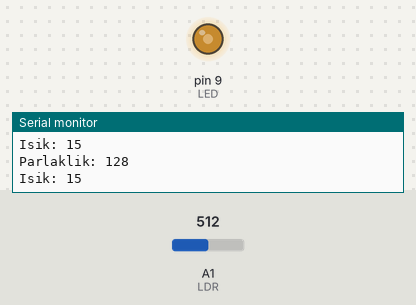
A sketch run on a simulated Arduino Uno, built with avr-gcc and run on an emulated ATmega328P. On the bench: output pins drawn as LEDs (lit = HIGH), the last lines printed to the serial monitor. The test bench sets the inputs (shaded band); at power-on: A1 (LDR) = 512.

Above: at 1.2 s.
1.3 s: A1 (LDR) set to 306
At 1.6 s:
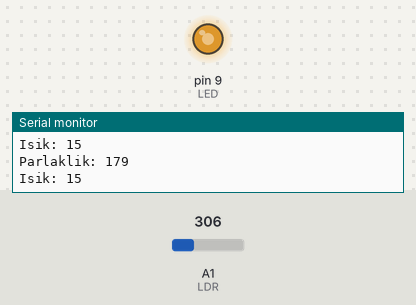
2.8 s: A1 (LDR) set to 619
At 3.3 s:
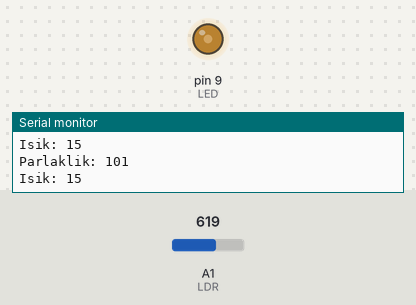
5.8 s: A1 (LDR) set to 635
At 7.0 s:
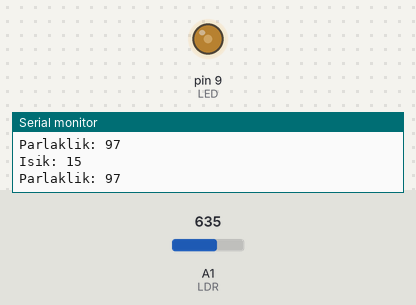
8.8 s: A1 (LDR) set to 900
At 9.9 s:
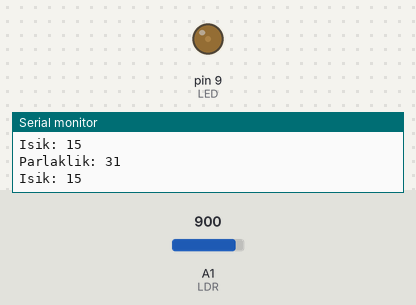
10.3 s: A1 (LDR) set to 122
At 11.3 s:
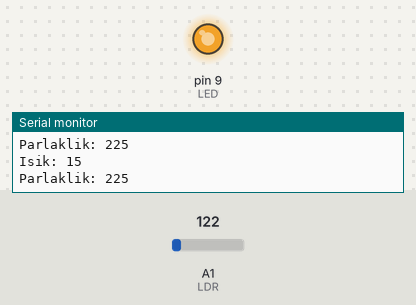
11.8 s: A1 (LDR) set to 511
At 13.2 s:
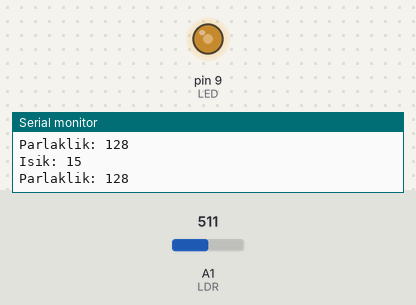
Timing chart, 0 to 14.8 s (numbered marks = the images above; inputs shaded):
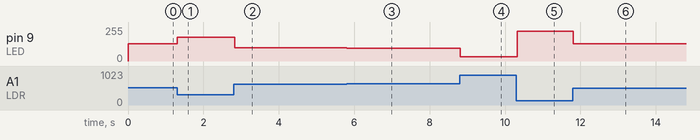

The sketch:

03-analog-pwm.ino
```cpp
const int LED = 9;
const int LDR = A1;

void setup()
{
    pinMode(LED, OUTPUT);
    Serial.begin(9600);
}
void loop()
{
    int deger = analogRead(LDR);
    int parlaklik = map(deger, 0, 1023, 255, 0);
    analogWrite(LED, parlaklik);
    Serial.print("Isik: ");
    Serial.println(LDR);
    Serial.print("Parlaklik: ");
    Serial.println(parlaklik);
}
```

Measured:
- after the input at 1.3 s, pin 9 (LED): 128/255 → 179/255 at once
- after the input at 2.8 s, pin 9 (LED): 179/255 → 101/255 at once
- after the input at 5.8 s, pin 9 (LED): 101/255 → 97/255 at once
- after the input at 8.8 s, pin 9 (LED): 97/255 → 31/255 at once
- after the input at 10.3 s, pin 9 (LED): 31/255 → 225/255 at once
- after the input at 11.8 s, pin 9 (LED): 225/255 → 128/255 at once
